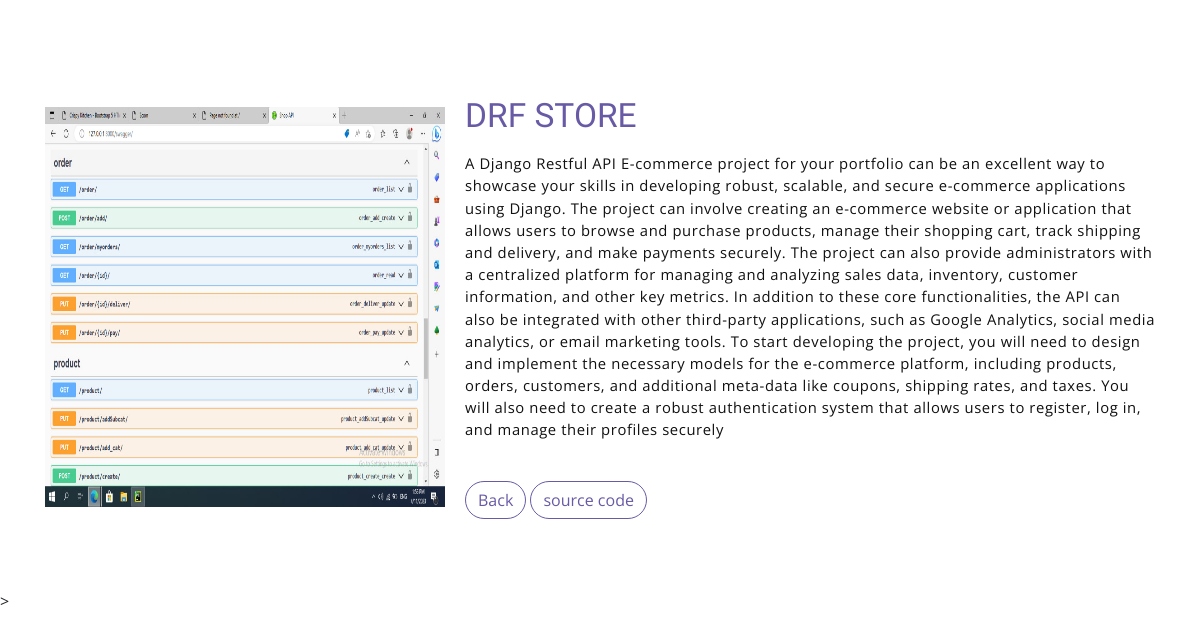
Page /project_detail/5/ on the committed database.
### main/models.py (models this page shows)
class Projects(models.Model):
    name = models.CharField(max_length=200)
    description = models.TextField()
    img = models.ImageField(upload_to='media/')
    link =  models.URLField(null=True, blank=True)
    exralink = models.URLField(null=True, blank=True)

### main/views.py (the view)
# urls.py: path('project_detail/<int:pk>/', project_detail, name='project_detail'),
def project_detail(request, pk):
    contex = {
        'project': Projects.objects.get(id=pk),
    }
    return render(request, 'project_detail.html', contex)

### templates/project_detail.html (shortened to what this page needs)
{%load static%}
<!DOCTYPE html>
<html lang="en">
<head>
    <link rel="stylesheet" href="{% static 'assets/vendors/themify-icons/css/themify-icons.css' %}">
	<link rel="stylesheet" href="{% static 'assets/css/meyawo.css' %}">
</head>
<body data-spy="scroll" data-target=".navbar" data-offset="40" id="home">
    <nav class="custom-navbar" data-spy="affix" data-offset-top="20">
        <div class="container">
            <ul class="nav">
            </ul>
            <a href="javascript:void(0)" id="nav-toggle" class="hamburger hamburger--elastic">
                <div class="hamburger-box">
                  <div class="hamburger-inner"></div>
                </div>
            </a>
        </div>
    </nav>
    <section class="section pt-0" id="about">
     <br>
     <br>
     <br>
     <br>
        <div class="container text-center">
            <div class="about">
                <div class="about-img-holder">
                    <img width="400px" height="400px" src="{{project.img.url}}" alt="Download free bootstrap 4 landing page, free boootstrap 4 templates, Download free bootstrap 4.1 landing page, free boootstrap 4.1.1 templates, meyawo Landing page">
                </div>
                <div class="about-caption">
                    <h2 class="section-title mb-3">{{project.name}}</h2>
                    <p><strong>{{project.description}}</strong>
                    </p>
                   <a href="{% url 'index'%}"> <button class="btn-rounded btn btn-outline-primary mt-4">Back</button></a>
                   <a href="{{project.link}}"> <button class="btn-rounded btn btn-outline-primary mt-4">source code</button></a>
                </div>
            </div>
        </div>
    </section>
</body>
</html>

### rows in the picture
Projects: img (picture), name "DRF STORE", description "A Django Restful API E-commerce project for your portfolio can be an excellent way to showcase your skills in developing robust, scalable, and secure e-commerce applications using Django. The project can involve creating an e-commerce website or application that allows users to browse and purchase products, manage their shopping cart, track shipping and delivery, and make payments securely. The project can also provide administrators with a centralized platform for managing and analyzing sales data, inventory, customer information, and other key metrics. In addition to these core functionalities, the API can also be integrated with other third-party applications, such as Google Analytics,…"
